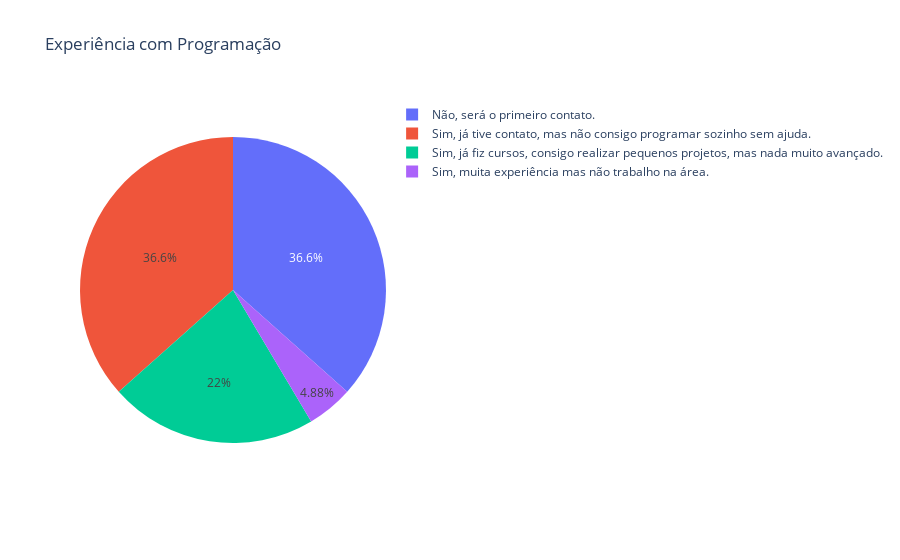

Here is the notebook cell this chart was saved with:
### Code cell
sabe_programar = df_perfil_alunos['experiencia_programacao'].value_counts().reset_index()
sabe_programar.columns = ['experiencia_programacao', 'Número de Alunos']

fig_sabe_programar = px.pie(sabe_programar, names='experiencia_programacao', values='Número de Alunos',
             title='Experiência com Programação')

fig_sabe_programar

### Figure 1 — Plotly figure (JSON) as saved in the notebook; plotly's stock layout.template omitted (floating-point values rounded to 4 significant figures)
{"data": [{"domain": {"x": [0, 1], "y": [0, 1]}, "hovertemplate": "experiencia_programacao=%{label}<br>Número de Alunos=%{value}<extra></extra>", "labels": ["Não, será o primeiro contato.", "Sim, já tive contato, mas não consigo programar sozinho sem ajuda.", "Sim, já fiz cursos, consigo realizar pequenos projetos, mas nada muito avançado.", "Sim, muita experiência mas não trabalho na área."], "legendgroup": "", "name": "", "showlegend": true, "type": "pie", "values": [15, 15, 9, 2]}], "layout": {"legend": {"tracegroupgap": 0}, "title": {"text": "Experiência com Programação"}}}
